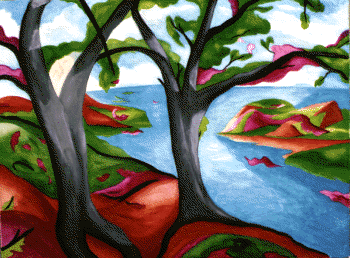
#> input picture python/machine_learning_in_python/clustering/trees.png, 350 x 258 px
$ python clustering.py
#> lines starting #> are read from the running program, lines starting #| are printed output that depends on the picture
from sklearn.cluster import KMeans
import matplotlib.pyplot as plt
from matplotlib import colors
import cv2 as cv

def read_and_process_image(fpath):
    """A function to read in our image, and turn it into an N x 3 vector, where
    N is the number of pixels in the image."""
#> called with fpath = 'trees.png'

    # Load image from path and get shape
    image = cv.imread(fpath)
#> image is the input picture: shape (258, 350, 3); mean B, G, R 101.2, 108.3, 107.6
    H, W, C = image.shape
#> H = 258; W = 350; C = 3

    # Reshape image into (N, 3) vector
    image_vector = image.reshape((H * W, C))

    return image_vector, (H, W, C)

def k_means_clustering(image_vec, num_clusters=3):
    """Function for clustering our image vector in RGB vector space using the
    K-Means clustering algorithm."""
    kmeans = KMeans(n_clusters=num_clusters, random_state=0).fit(image_vec)
    return kmeans.labels_

def clusters_to_image(kmeans_labels, old_shape):
    """A function for reconstructing our image using the K-Means clusters."""

    # Puts image back into (H, W, 3)
    cluster_image = kmeans_labels.reshape(old_shape)

    return cluster_image

def plot_matrix(img, title='', num_clusters=3,
                out_file_path='kmeans_segment_img_{}_clusters.png'):
    """Function for plotting the color matrix corresponding to the integer
    value of each cluster."""

    # Create color map
    cmap = colors.ListedColormap(['k', 'b', 'y', 'g', 'r'])  # Add more here

    # Plot and save image using the color_path
    plt.imshow(img, cmap=cmap)
    plt.title(title)
    plt.imsave(out_file_path.format(num_clusters), img)

def main():
    """Main function for k-means clustering-based image segmentation."""

    # Read in and process image.
    fpath = 'trees.png'
    image_vector, old_shape = read_and_process_image(fpath)
#> old_shape = (258, 350, 3)

    # Iterate for three, four, and five clusters
    for k in [3, 4, 5]:

        # Cluster data, convert back to original image space, and save figure
        cluster_labels = k_means_clustering(image_vector, num_clusters=k)
        cluster_image = clusters_to_image(cluster_labels, old_shape[0:2])
        plot_matrix(cluster_image,
                    title='K-Means Segmentation for {} Clusters'.format(k),
                    num_clusters=k)
#> this loop made 3 passes
#> pass 1, in clusters_to_image, `cluster_image = kmeans_labels.reshape(old_shape)`:
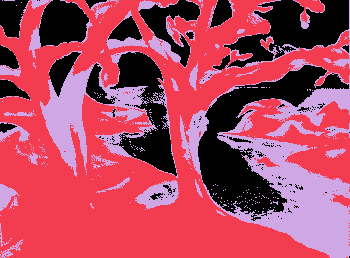
#> cluster_image: shape (258, 350) int32; 3 distinct labels, from 0 to 2; one colour per label, 0 black
#> pass 1, in plot_matrix, `plt.imsave(out_file_path.format(num_clusters), img)`:
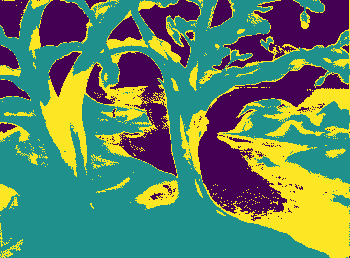
#> saved as kmeans_segment_img_3_clusters.png: shape (258, 350, 3); mean R, G, B 93.9, 129.4, 101.2
#> pass 2, in clusters_to_image (call 2), `cluster_image = kmeans_labels.reshape(old_shape)`:
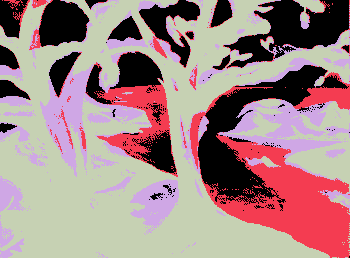
#> cluster_image: shape (258, 350) int32; 4 distinct labels, from 0 to 3; one colour per label, 0 black
#> pass 2, in plot_matrix (call 2), `plt.imsave(out_file_path.format(num_clusters), img)`:
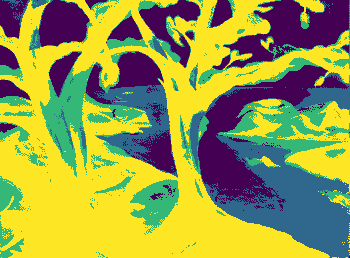
#> saved as kmeans_segment_img_4_clusters.png: shape (258, 350, 3); mean R, G, B 150.9, 154.8, 75.2
#> after the loop:
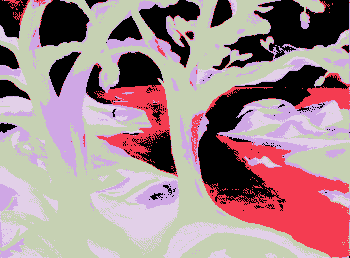
#> cluster_image: shape (258, 350) int32; 5 distinct labels, from 0 to 4; one colour per label, 0 black

if __name__ == "__main__":
    main()
